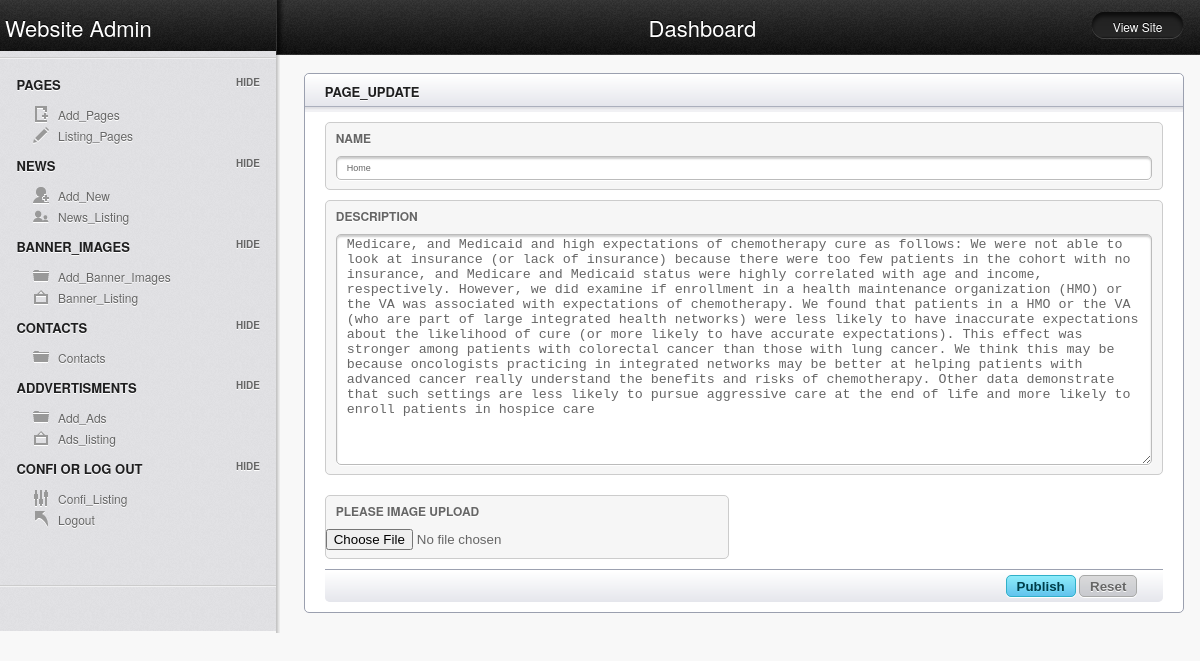
The app's page /admin/page_update.php?id=7 (signed in) with its own data.
### tables this page shows
CREATE TABLE IF NOT EXISTS `pages` (
  `id` int(11) NOT NULL AUTO_INCREMENT,
  `name` varchar(50) NOT NULL,
  `description` text NOT NULL,
  `image` varchar(255) NOT NULL,
  `status` enum('1','0') NOT NULL,
  `created` varchar(50) NOT NULL,
  `modified` varchar(50) NOT NULL,
  PRIMARY KEY (`id`)
);

### admin/page_update.php (the view, shortened to what this page needs)
<?php require("connection.php");
 $id=$_GET['id'];
$query="select * from pages where id='".$id."' ";
$data=mysql_query($query);
$fetch=mysql_fetch_assoc($data);
$name=$fetch['name'];
$description=$fetch['description'];
?>
<!doctype html>
<html lang="en">
<head>
	<link href="all_one.css" rel="stylesheet">
	<link rel="stylesheet" href="css/layout.css" type="text/css" media="screen" />
</head>
<body>
<?php include("admin_header.php");?>
	<?php include("admin_left.php");?>
	<form action="" method="post" enctype="multipart/form-data">
	<section id="main" class="column">
<article class="module width_full">
			<header><h3>Page_Update</h3></header>
				<div class="module_content">
				<fieldset>
					<label>Name</label>
			<input type="text" name="name" value="<?php echo $name?>"/><span class="validation"><?php echo $error_name ?></span>
						</fieldset>
				<fieldset>
							<label>description</label>
	<textarea name="description" rows="15" cols="15"><?php echo $description ?></textarea><span class="validation"><?php echo $error_description ?></span>
				</fieldset>
						<div class="clear">
						<fieldset style="width:48%; float:left;">
							<label>please Image Upload</label>
							<input type="file" name="image"style="width:92%;">
						</fieldset><div class="clear"></div>
				</div>
			<footer>
				<div class="submit_link">
					<input type="submit" name="Publish" value="Publish" class="alt_btn"/>
					<input type="submit" value="Reset"/>
				</div>
			</footer></div>
		</article>
		<div class="spacer"></div>
	</section>
</form>
</body>
</html>

### admin/all_one.css (style rules this page uses)
input[type="text"] { font-family: Verdana, Arial, Helvetica, sans-serif; font-size: 9px; border: 1px solid #006633; width:300px; height:25px; }

### admin/css/layout.css (style rules this page uses)
html, div, map, dt, isindex, form, header, aside, section, section, article, footer { display: block; }
html, body { height: 100%; margin: 0; padding: 0; font-family: "Helvetica Neue", Helvetica, Arial, Verdana, sans-serif; background: #F8F8F8; font-size: 12px; }
.clear { clear: both; }
.spacer { height: 20px; }
section#main { width: 77%; min-height: 500px; background: url(../images/sidebar_shadow.png) repeat-y left top; float: left; margin-top: -2px; }
#main h3 { color: #1F1F20; text-transform: uppercase; text-shadow: 0 1px 0 #fff; font-size: 13px; margin: 8px 20px; }
.module { border: 1px solid #9BA0AF; width: 100%; margin: 20px 3% 0 3%; margin-top: 20px; -webkit-border-radius: 5px; -moz-border-radius: 5px; border-radius: 5px; background: #ffffff; }
#main .module header h3 { display: block; width: 90%; float: left; }
.module header { height: 38px; width: 100%; background: #F1F1F4 url(../images/secondary_bar.png) repeat-x; -webkit-border-top-left-radius: 5px; -webkit-border-top-right-radius: 5px; -moz-border-radius-topleft: 5px; -moz-border-radius-topright: 5px; border-top-left-radius: 5px; border-top-right-radius: 5px; }
.module footer { height: 32px; width: 100%; border-top: 1px solid #9CA1B0; background: #F1F1F4 url(../images/module_footer_bg.png) repeat-x; -webkit-border-bottom-left-radius: 5px; -webkit-border-bottom-right-radius: 5px; -moz-border-radius-bottomleft: 5px; -moz-border-radius-bottomright: 5px; -webkit-border-bottom-left-radius: 5px; -webkit-border-bottom-right-radius: 5px; }
.module_content { margin: 10px 20px; color: #666; }
.width_full { width: 95%; }
input[type=submit] { background: #D0D1D4 url(../images/btn_submit.png) repeat-x; border: 1px solid #A8A9A8; -webkit-box-shadow: 0 1px 0 #fff; -moz-box-shadow: 0 1px 0 #fff; box-shadow: 0 1px 0 #fff; font-weight: bold; height: 22px; -webkit-border-radius: 5px; -moz-border-radius: 5px; border-radius: 5px; padding: 0 10px; color: #666; text-shadow: 0 1px 0 #fff; cursor: pointer; }
input[type=submit].alt_btn { background: #D0D1D4 url(../images/btn_submit_2.png) repeat-x; border: 1px solid#30B0C8; -webkit-box-shadow: 0 1px 0 #fff; -moz-box-shadow: 0 1px 0 #fff; box-shadow: 0 1px 0 #fff; font-weight: bold; height: 22px; -webkit-border-radius: 5px; -moz-border-radius: 5px; border-radius: 5px; padding: 0 10px; color: #003E49; text-shadow: 0 1px 0 #6CDCF9; cursor: pointer; }
fieldset { -webkit-border-radius: 5px; -moz-border-radius: 5px; border-radius: 5px; background: #F6F6F6; border: 1px solid #ccc; padding: 1% 0%; margin: 10px 0; }
fieldset label { display: block; float: left; width: 200px; height: 25px; line-height: 25px; text-shadow: 0 1px 0 #fff; font-weight: bold; padding-left: 10px; margin: -5px 0 5px 0; text-transform: uppercase; }
fieldset input[type=text] { -webkit-border-radius: 5px; -moz-border-radius: 5px; border-radius: 5px; border: 1px solid #BBBBBB; height: 20px; color: #666666; -webkit-box-shadow: inset 0 2px 2px #ccc, 0 1px 0 #fff; -moz-box-shadow: inset 0 2px 2px #ccc, 0 1px 0 #fff; box-shadow: inset 0 2px 2px #ccc, 0 1px 0 #fff; padding-left: 10px; background-position: 10px 6px; margin: 0; display: block; float: left; width: 96%; margin: 0 10px; }
fieldset textarea { -webkit-border-radius: 5px; -moz-border-radius: 5px; border-radius: 5px; border: 1px solid #BBBBBB; color: #666666; -webkit-box-shadow: inset 0 2px 2px #ccc, 0 1px 0 #fff; -moz-box-shadow: inset 0 2px 2px #ccc, 0 1px 0 #fff; box-shadow: inset 0 2px 2px #ccc, 0 1px 0 #fff; padding-left: 10px; background-position: 10px 6px; margin: 0 0.5%; display: block; float: left; width: 96%; margin: 0 10px; }
.submit_link { float: right; margin-right: 3%; padding: 5px 0; }

### records on screen
pages: name "Home", description "Medicare, and Medicaid and high expectations of chemotherapy cure as follows: We were not able to look at insurance (or lack of insurance) because there were too few patients in the cohort with no insurance, and Medicare and Medicaid status were highly correlated with age and income, respectively. However, we did examine if enrollment in a health maintenance organization (HMO) or the VA was associated with expectations of chemotherapy. We found that patients in a HMO or the VA (who are part of large integrated health networks) were less likely to have inaccurate expectations about the likelihood of cure (or more likely to have accurate expectations). This effect was stronger among patients…"
